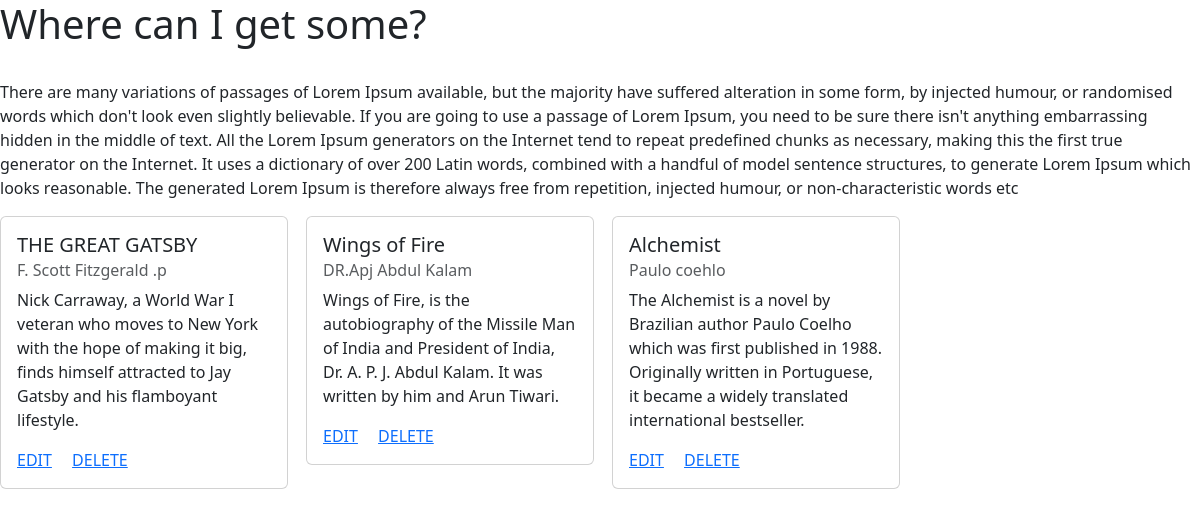
The app's page /, older data.
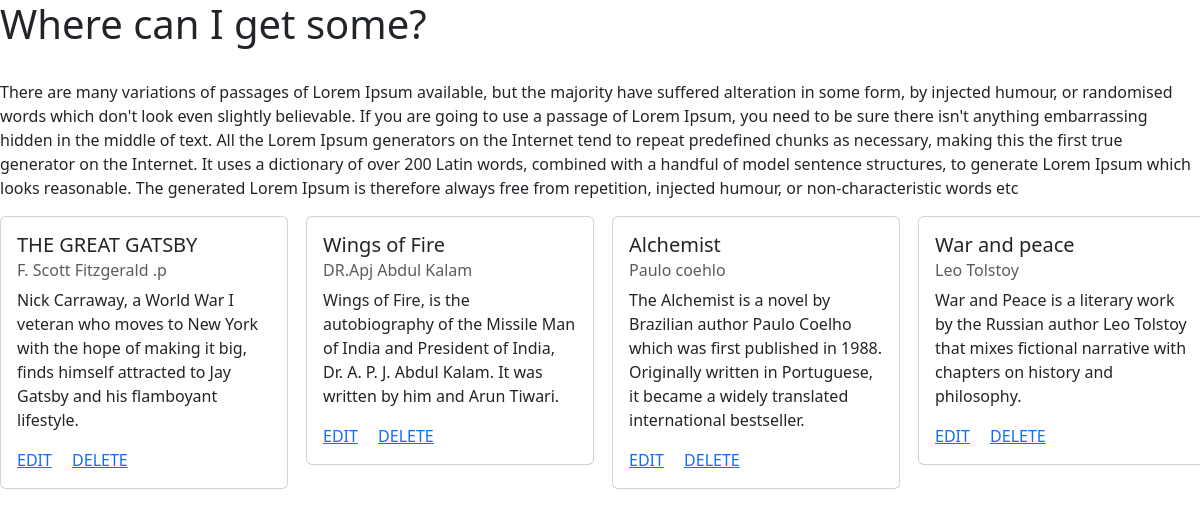
The same page, newer data.
### library/models.py (models this page shows)
class Book(models.Model):
    Title= models.CharField(max_length=250)
    Author=models.ForeignKey(Author,on_delete=models.CASCADE)
    Summary=models.TextField()
    Published_date=models.DateField()

class Author(models.Model):
    Name=models.CharField(max_length=250)
    Age=models.IntegerField(null=True)

### library/views.py (the view)
# urls.py: 2. Add a URL to urlpatterns:  path('', views.home, name='home')
def home(request):
    books=Book.objects.all()
    return render(request,'home.html',{'books':books})

### templates/home.html (shortened to what this page needs)
<!DOCTYPE html>
    <head>
        <link href="https://cdn.jsdelivr.net/npm/bootstrap@5.3.0-alpha1/dist/css/bootstrap.min.css" rel="stylesheet">
    </head>
    <body>
        <h1>
        </h1>
        <br>
        <p>
            There are many variations of passages of Lorem Ipsum available, but the majority have suffered alteration in some form, by injected humour,
            or randomised words which don't look even slightly believable. If you are going to use a passage of Lorem Ipsum, you need to be sure there isn't anything embarrassing hidden in the middle of text.
            All the Lorem Ipsum generators on the Internet tend to repeat predefined chunks as necessary, making this the first true generator on the Internet. It uses a dictionary of over 200 Latin words,
             combined with a handful of model sentence structures, to generate Lorem Ipsum which looks reasonable. The generated Lorem Ipsum is therefore always free from repetition, injected humour,
             or non-characteristic words etc
        </p>
        <div class="row">
                {% for book in books %}
                <div class="col-md-3">
            <div class="card" style="width: 18rem;">
            <div class="card-body">
              <h5 class="card-title">{{ book.Title }}</h5>
              <h6 class="card-subtitle mb-2 text-muted">{{ book.Author.Name }}</h6>
              <p class="card-text">{{ book.Summary }}</p>
              <a href="{% url 'library:book_edit' book.id %} " class="card-link">EDIT</a>
              <a href="{% url 'library:book_delete' book.id %}" class="card-link">DELETE</a>
            </div>
            </div>
        </div>
          {% endfor %}
        </div>
    </body>
</html>

Row changes from the older to the newer data that the page shows:
added Book: Title "War and peace", Author.Name "Leo Tolstoy", Summary "War and Peace is a literary work by the Russian author Leo Tolstoy that mixes fictional narrative with chapters on history and philosophy."
